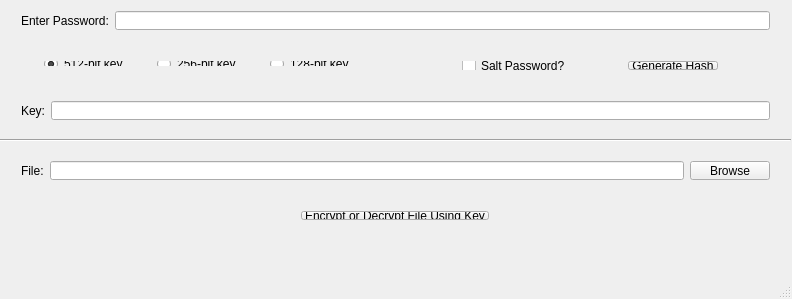
<?xml version="1.0" encoding="UTF-8"?>
<ui version="4.0">
 <class>MainWindow</class>
 <widget class="QMainWindow" name="MainWindow">
  <property name="geometry">
   <rect>
    <x>0</x>
    <y>0</y>
    <width>792</width>
    <height>299</height>
   </rect>
  </property>
  <property name="windowTitle">
   <string>Encrypt or Decrypt Files</string>
  </property>
  <widget class="QWidget" name="centralWidget">
   <widget class="QWidget" name="horizontalLayoutWidget_2">
    <property name="geometry">
     <rect>
      <x>400</x>
      <y>50</y>
      <width>381</width>
      <height>31</height>
     </rect>
    </property>
    <layout class="QHBoxLayout" name="horizontalLayout_2">
     <item>
      <widget class="QCheckBox" name="cbx_IsSalted">
       <property name="sizePolicy">
        <sizepolicy hsizetype="Fixed" vsizetype="Fixed">
         <horstretch>0</horstretch>
         <verstretch>0</verstretch>
        </sizepolicy>
       </property>
       <property name="text">
        <string>Salt Password?</string>
       </property>
      </widget>
     </item>
     <item>
      <widget class="QPushButton" name="btn_Gen">
       <property name="sizePolicy">
        <sizepolicy hsizetype="Fixed" vsizetype="Fixed">
         <horstretch>0</horstretch>
         <verstretch>0</verstretch>
        </sizepolicy>
       </property>
       <property name="text">
        <string>Generate Hash</string>
       </property>
      </widget>
     </item>
    </layout>
   </widget>
   <widget class="QWidget" name="horizontalLayoutWidget">
    <property name="geometry">
     <rect>
      <x>10</x>
      <y>50</y>
      <width>381</width>
      <height>27</height>
     </rect>
    </property>
    <property name="sizePolicy">
     <sizepolicy hsizetype="Fixed" vsizetype="Preferred">
      <horstretch>0</horstretch>
      <verstretch>0</verstretch>
     </sizepolicy>
    </property>
    <layout class="QHBoxLayout" name="horizontalLayout">
     <item>
      <widget class="QRadioButton" name="rdo_size512">
       <property name="sizePolicy">
        <sizepolicy hsizetype="Fixed" vsizetype="Fixed">
         <horstretch>0</horstretch>
         <verstretch>0</verstretch>
        </sizepolicy>
       </property>
       <property name="text">
        <string>512-bit key</string>
       </property>
       <property name="checked">
        <bool>true</bool>
       </property>
       <attribute name="buttonGroup">
        <string notr="true">KeySize</string>
       </attribute>
      </widget>
     </item>
     <item>
      <widget class="QRadioButton" name="rdo_size256">
       <property name="sizePolicy">
        <sizepolicy hsizetype="Fixed" vsizetype="Fixed">
         <horstretch>0</horstretch>
         <verstretch>0</verstretch>
        </sizepolicy>
       </property>
       <property name="text">
        <string>256-bit key</string>
       </property>
       <attribute name="buttonGroup">
        <string notr="true">KeySize</string>
       </attribute>
      </widget>
     </item>
     <item>
      <widget class="QRadioButton" name="rdo_size128">
       <property name="sizePolicy">
        <sizepolicy hsizetype="Fixed" vsizetype="Fixed">
         <horstretch>0</horstretch>
         <verstretch>0</verstretch>
        </sizepolicy>
       </property>
       <property name="text">
        <string>128-bit key</string>
       </property>
       <attribute name="buttonGroup">
        <string notr="true">KeySize</string>
       </attribute>
      </widget>
     </item>
    </layout>
   </widget>
   <widget class="QWidget" name="horizontalLayoutWidget_3">
    <property name="geometry">
     <rect>
      <x>10</x>
      <y>90</y>
      <width>771</width>
      <height>41</height>
     </rect>
    </property>
    <layout class="QHBoxLayout" name="horizontalLayout_3">
     <item>
      <widget class="QLabel" name="KeyLabel">
       <property name="sizePolicy">
        <sizepolicy hsizetype="Fixed" vsizetype="Preferred">
         <horstretch>0</horstretch>
         <verstretch>0</verstretch>
        </sizepolicy>
       </property>
       <property name="text">
        <string>Key:</string>
       </property>
      </widget>
     </item>
     <item>
      <widget class="QLineEdit" name="txt_key">
       <property name="enabled">
        <bool>true</bool>
       </property>
       <property name="acceptDrops">
        <bool>false</bool>
       </property>
       <property name="readOnly">
        <bool>true</bool>
       </property>
      </widget>
     </item>
    </layout>
   </widget>
   <widget class="QWidget" name="horizontalLayoutWidget_4">
    <property name="geometry">
     <rect>
      <x>10</x>
      <y>0</y>
      <width>771</width>
      <height>41</height>
     </rect>
    </property>
    <layout class="QHBoxLayout" name="horizontalLayout_4">
     <item>
      <widget class="QLabel" name="PassLabel">
       <property name="sizePolicy">
        <sizepolicy hsizetype="Fixed" vsizetype="Preferred">
         <horstretch>0</horstretch>
         <verstretch>0</verstretch>
        </sizepolicy>
       </property>
       <property name="text">
        <string>Enter Password:</string>
       </property>
       <property name="alignment">
        <set>Qt::AlignLeading|Qt::AlignLeft|Qt::AlignVCenter</set>
       </property>
      </widget>
     </item>
     <item>
      <widget class="QLineEdit" name="txt_password"/>
     </item>
    </layout>
   </widget>
   <widget class="Line" name="line">
    <property name="geometry">
     <rect>
      <x>0</x>
      <y>130</y>
      <width>791</width>
      <height>20</height>
     </rect>
    </property>
    <property name="orientation">
     <enum>Qt::Horizontal</enum>
    </property>
   </widget>
   <widget class="QWidget" name="horizontalLayoutWidget_5">
    <property name="geometry">
     <rect>
      <x>10</x>
      <y>150</y>
      <width>771</width>
      <height>41</height>
     </rect>
    </property>
    <layout class="QHBoxLayout" name="horizontalLayout_5">
     <item>
      <widget class="QLabel" name="label">
       <property name="text">
        <string>File:</string>
       </property>
      </widget>
     </item>
     <item>
      <widget class="QLineEdit" name="txt_path">
       <property name="readOnly">
        <bool>true</bool>
       </property>
       <property name="placeholderText">
        <string/>
       </property>
      </widget>
     </item>
     <item>
      <widget class="QPushButton" name="btn_Browse">
       <property name="text">
        <string>Browse</string>
       </property>
      </widget>
     </item>
    </layout>
   </widget>
   <widget class="QWidget" name="horizontalLayoutWidget_6">
    <property name="geometry">
     <rect>
      <x>10</x>
      <y>200</y>
      <width>771</width>
      <height>31</height>
     </rect>
    </property>
    <layout class="QHBoxLayout" name="horizontalLayout_6">
     <item>
      <widget class="QPushButton" name="btn_enc_dec">
       <property name="sizePolicy">
        <sizepolicy hsizetype="Fixed" vsizetype="Fixed">
         <horstretch>0</horstretch>
         <verstretch>0</verstretch>
        </sizepolicy>
       </property>
       <property name="text">
        <string>Encrypt or Decrypt File Using Key</string>
       </property>
      </widget>
     </item>
    </layout>
   </widget>
  </widget>
  <widget class="QMenuBar" name="menuBar">
   <property name="geometry">
    <rect>
     <x>0</x>
     <y>0</y>
     <width>792</width>
     <height>20</height>
    </rect>
   </property>
  </widget>
  <widget class="QStatusBar" name="statusBar"/>
 </widget>
 <layoutdefault spacing="6" margin="11"/>
 <resources/>
 <connections/>
 <buttongroups>
  <buttongroup name="KeySize"/>
 </buttongroups>
</ui>
